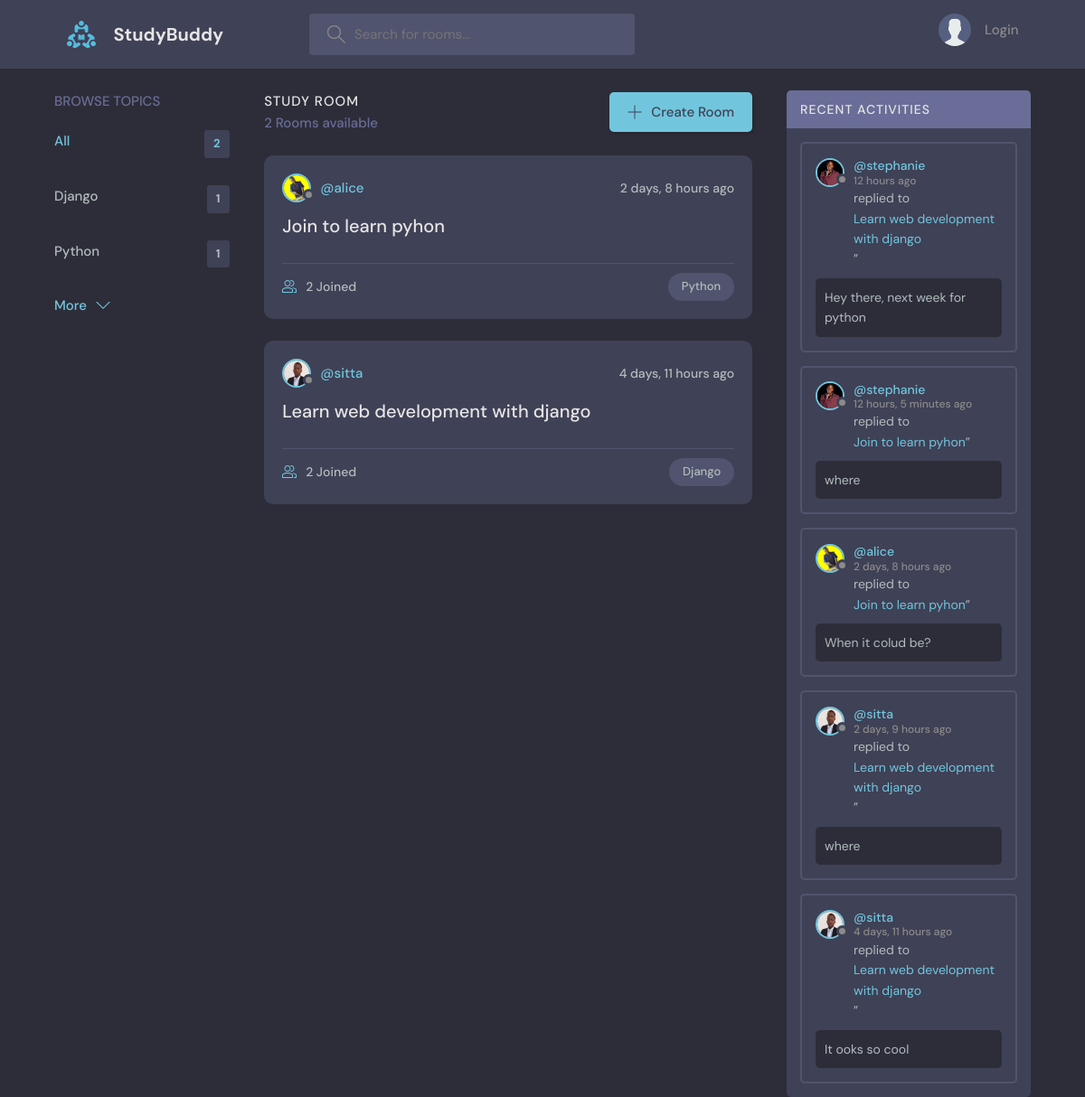
The page / on the database its author committed.
### base/models.py (models this page shows, shortened)
class Topic(models.Model):
    name=models.CharField(max_length=200)

class Room(models.Model):
    host =models.ForeignKey(User, on_delete=models.SET_NULL,null=True)
    topic =models.ForeignKey(Topic, on_delete=models.SET_NULL,null=True)
    name =models.CharField(max_length=200)
    description=models.TextField(null=True ,blank=True)
    participants= models.ManyToManyField(User, related_name='participants', blank=True)
    updated=models.DateTimeField(auto_now=True)
    created=models.DateTimeField(auto_now_add=True)
    class Meta:
        ordering = ['-updated','-created']
    def __str__(self):
        return self.name

class User(AbstractUser):
    name = models.CharField(max_length=200, null= True)
    email = models.EmailField(unique=True, null=True)
    bio = models.TextField(null=True)
    avatar = models.ImageField(null= True, default="avatar.svg")
    USERNAME_FIELD = 'email'
    REQUIRED_FIELDS = []

class Message(models.Model):
    user=models.ForeignKey(User,on_delete=models.CASCADE)
    room=models.ForeignKey(Room, on_delete=models.CASCADE)
    body=models.TextField()
    updated=models.DateTimeField(auto_now=True)
    created=models.DateTimeField(auto_now_add=True)
    class Meta:
        ordering = ['-updated','-created']

### base/views.py (the view)
# urls.py: path('',views.home, name='home'),
def home(request):
    q= request.GET.get('q') if request.GET.get('q') != None else ''
    rooms= Room.objects.filter(
        Q(topic__name__icontains=q) |
         Q(name__icontains=q) |
          Q(description__icontains=q)
        )
    topics=Topic.objects.all()[0:5]
    room_count=rooms.count()
    room_messages= Message.objects.filter(Q(room__topic__name__icontains=q))
    context= {'rooms':rooms, 'topics' : topics, 'room_count' : room_count,
              'room_messages' : room_messages}
    return render(request, 'base/home.html',context)

### base/templates/base/home.html (shortened to what this page needs)
{% extends 'main.html' %}
{% block content %}
    <main class="layout layout--3">
      <div class="container">
        {% include 'base/topics_component.html'%}
        <div class="roomList">
          <div class="roomList__header">
            <div>
              <h2>Study Room</h2>
              <p>{{rooms.count}} Rooms available</p>
            </div>
            <a class="btn btn--main" href="{% url 'create-room' %}">
              <svg version="1.1" xmlns="http://www.w3.org/2000/svg" width="32" height="32" viewBox="0 0 32 32">
                <title>add</title>
                <path
                  d="M16.943 0.943h-1.885v14.115h-14.115v1.885h14.115v14.115h1.885v-14.115h14.115v-1.885h-14.115v-14.115z"
                ></path>
              </svg>
              Create Room
            </a>
          </div>
           {% include 'base/feed_component.html'%}
        </div>
        {% include 'base/activity_component.html'%}
      </div>
    </main>
    {% endblock content %}

### base/templates/base/topics_component.html
<div class="topics">
   <div class="topics__header">
     <h2>Browse Topics</h2>
   </div>
   <ul class="topics__list">
     <li>
       <a href="{% url 'home'%}" class="active">All <span>{{topics.count}}</span></a>
     </li>
     {% for topic in topics%}
     <li>
       <a href="{% url 'home' %}?q={{topic.name}}">{{topic.name}} <span>{{topic.room_set.all.count}}</span></a>
     </li>
     {% endfor %}
   </ul>
   <a class="btn btn--link" href="{% url 'topics' %}">
     More
     <svg version="1.1" xmlns="http://www.w3.org/2000/svg" width="32" height="32" viewBox="0 0 32 32">
       <title>chevron-down</title>
       <path d="M16 21l-13-13h-3l16 16 16-16h-3l-13 13z"></path>
     </svg>
   </a>
</div>

### base/templates/base/feed_component.html (shortened to what this page needs)
{% for room in rooms%}
<div class="roomListRoom">
    <div class="roomListRoom__header">
      <a href="{% url 'user-profile' room.host.id %}" class="roomListRoom__author">
        <div class="avatar avatar--small">
          <img src="{{room.host.avatar.url}}" />
        </div>
        <span>@{{room.host.username}}</span>
      </a>
      <div class="roomListRoom__actions">
        <span>{{room.created| timesince}} ago</span>
      </div>
    </div>
    <div class="roomListRoom__content">
      <a href="{% url 'room' room.id %}">{{ room.name}}</a>
    </div>
    <div class="roomListRoom__meta">
      <a href="{% url 'room' room.id %}" class="roomListRoom__joined">
        {{room.participants.all.count}} Joined
      </a>
      <p class="roomListRoom__topic">{{room.topic.name}}</p>
    </div>
</div>
{% endfor %}

### base/templates/base/activity_component.html (shortened to what this page needs)
<div class="activities">
    <div class="activities__header">
      <h2>Recent Activities</h2>
    </div>
    {%for message in room_messages%}
    <div class="activities__box">
      <div class="activities__boxHeader roomListRoom__header">
        <a href="{% url 'user-profile' message.user.id %}" class="roomListRoom__author">
          <div class="avatar avatar--small">
            <img src="{{message.user.avatar.url}}" />
          </div>
          <p>
            @{{message.user.username}}
            <span>{{message.created|timesince}} ago</span>
          </p>
        </a>
      </div>
      <div class="activities__boxContent">
        <p>replied to<a href="{% url 'room' message.room.id%}">{{message.room}}</a>”</p>
        <div class="activities__boxRoomContent">
         {{message.body}}
        </div>
      </div>
    </div>
   {% endfor %}
  </div>

### rows shown on the page
Topic: name "Django", room_set.all.count "1"
Topic: name "Python", room_set.all.count "1"
Room: host.avatar (picture), host.username "alice", created "2 days, 8 hours", name "Join to learn pyhon", participants.all.count "2", topic.name "Python"
Room: host.avatar (picture), host.username "sitta", created "4 days, 11 hours", name "Learn web development with django", participants.all.count "2", topic.name "Django"
Message: user.avatar (picture), user.username "stephanie", created "12 hours", room "Learn web development with django", body "Hey there, next week for python"
Message: user.avatar (picture), user.username "stephanie", created "12 hours, 5 minutes", room "Join to learn pyhon", body "where"
Message: user.avatar (picture), user.username "alice", created "2 days, 8 hours", room "Join to learn pyhon", body "When it colud be?"
Message: user.avatar (picture), user.username "sitta", created "2 days, 9 hours", room "Learn web development with django", body "where"
Message: user.avatar (picture), user.username "sitta", created "4 days, 11 hours", room "Learn web development with django", body "It ooks so cool"

### other values the page prints
{{ topics.count }} "2"
{{ rooms.count }} "2"
